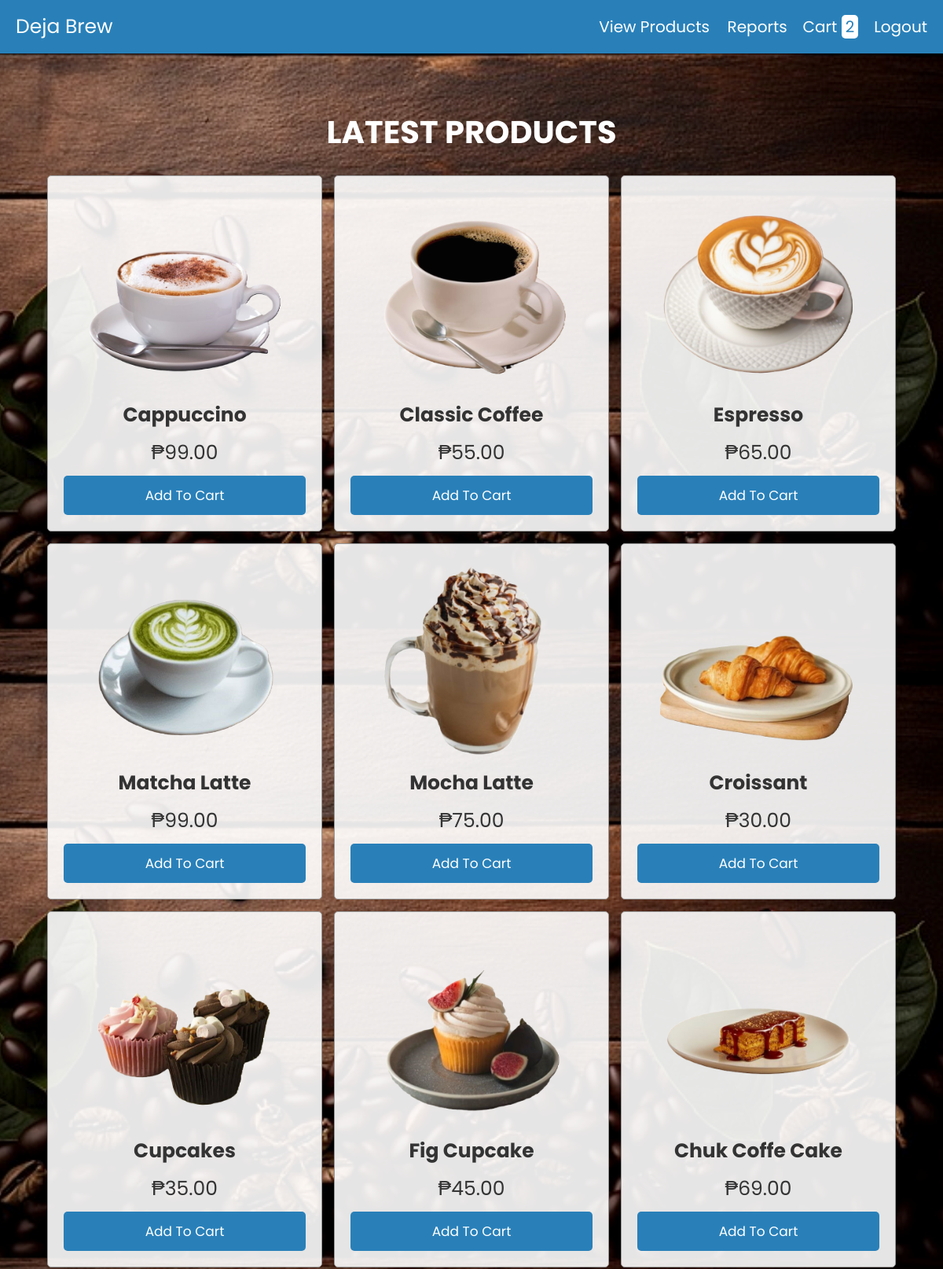
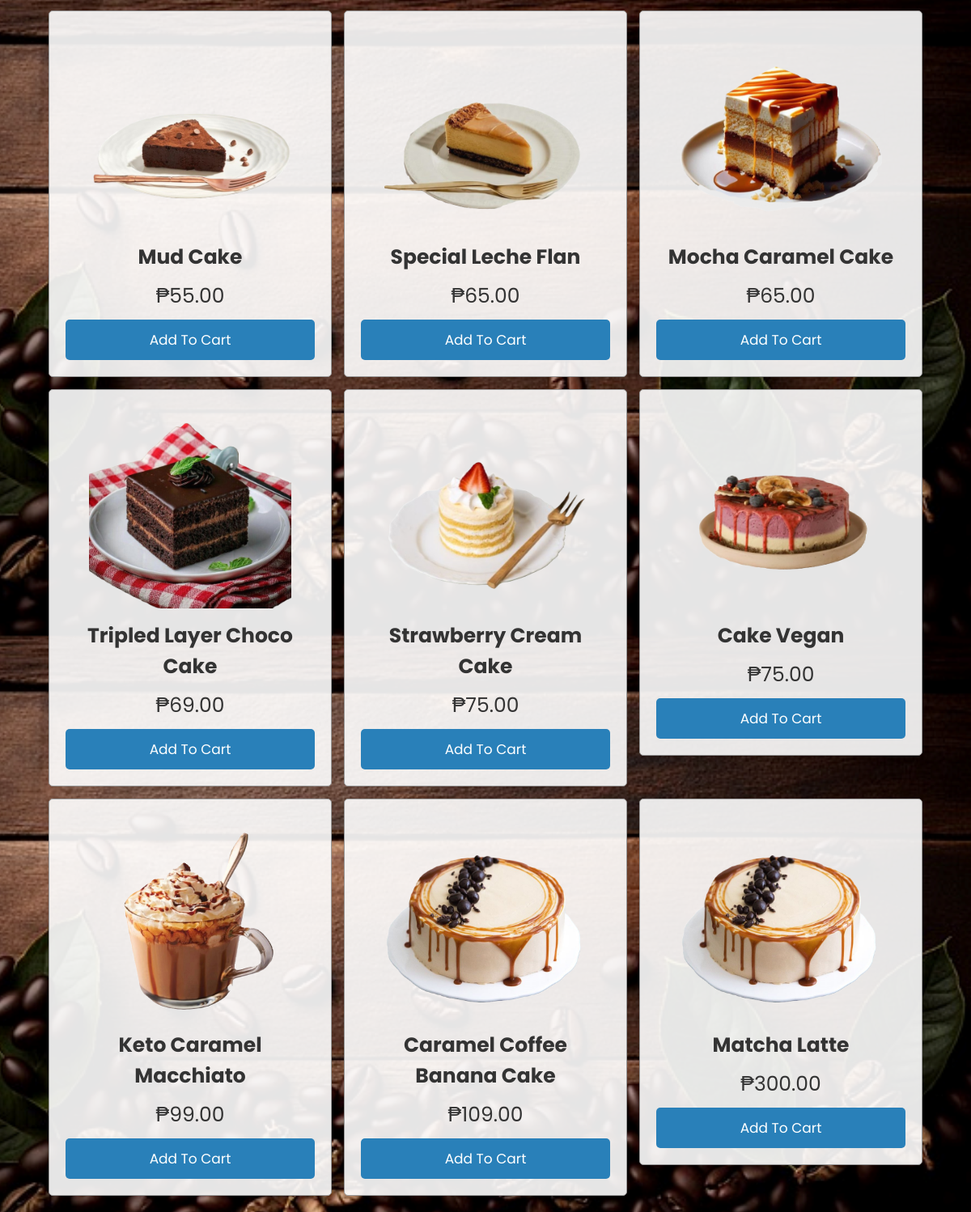
/products.php, run on the app's committed database (2 pictures, top to bottom).
### tables this page shows
CREATE TABLE `products` (
  `id` int(255) NOT NULL,
  `name` varchar(255) NOT NULL,
  `price` varchar(255) NOT NULL,
  `image` varchar(255) NOT NULL
);

### products.php (the view, shortened to what this page needs)
<?php
@include 'config.php';
?>
<!DOCTYPE html>
<html lang="en">
<head>
   <link rel="stylesheet" href="https://cdnjs.cloudflare.com/ajax/libs/font-awesome/6.0.0/css/all.min.css">
   <link rel="stylesheet" href="css/style.css">
</head>
<body>
<?php include 'header.php'; ?>
<div class="container">
<section class="products">
   <h1 class="heading">latest products</h1>
   <div class="box-container">
      <?php
      $select_products = mysqli_query($conn, "SELECT * FROM `products`");
      if(mysqli_num_rows($select_products) > 0){
         while($fetch_product = mysqli_fetch_assoc($select_products)){
      ?>
      <form action="" method="post">
         <div class="box">
            <img src="uploaded_img/<?php echo $fetch_product['image']; ?>" alt="">
            <h3><?php echo $fetch_product['name']; ?></h3>
            <div class="price">₱<?php echo $fetch_product['price']; ?>.00</div>
            <input type="submit" class="btn" value="add to cart" name="add_to_cart">
         </div>
      </form>
      <?php
         };
      };
      ?>
   </div>
</section>
</div>
</body>
</html>

### header.php (shortened to what this page needs)
<header class="header">
   <div class="flex">
      <a href="#" class="logo">Deja Brew</a>
      <nav class="navbar">
         <a href="products.php">view products</a>
         <a href="report.php">reports</a>
      </nav>
      <?php
      $customer_id = isset($_SESSION['latest_customer_id']) ? $_SESSION['latest_customer_id'] : 0;
      $select_rows = mysqli_query($conn, "SELECT * FROM `carts` WHERE customer_id = '$customer_id'") or die('query failed');
      $row_count = mysqli_num_rows($select_rows);
      ?>
      <a href="cart.php" class="cart">cart <span><?php echo $row_count; ?></span></a>
      <nav class="navbarL">
         <a href="logout.php">Logout</a>
      </nav>
   </div>
</header>

### css/style.css (style rules this page uses)
:root { --blue:#2980b9; --red:tomato; --orange:orange; --black:#333; --white:#fff; --bg-color:#eee; --dark-bg:rgba(0,0,0,.7); --box-shadow:0 .5rem 1rem rgba(0,0,0,.1); --border:.1rem solid #999; }
* { font-family: 'Poppins', sans-serif; margin:0; padding:0; box-sizing: border-box; outline: none; border:none; text-decoration: none; text-transform: capitalize; }
html { font-size: 62.5%; overflow-x: hidden; }
.container { max-width: 1200px; margin:0 auto; }
.container h1 { padding-top: 50px; padding-bottom: 5px; padding-left: 30px; padding-right: 30px; color: #fff; text-align: center; font-size: 40px; text-transform: uppercase; }
section { padding:2rem; }
.heading { text-align: center; font-size: 3.5rem; text-transform: uppercase; color:var(--black); margin-bottom: 2rem; }
.btn, .option-btn, .delete-btn { display: block; width: 100%; text-align: center; background-color: var(--blue); color:var(--white); font-size: 1.7rem; padding:1.2rem 3rem; border-radius: .5rem; cursor: pointer; margin-top: 1rem; }
.header { background-color: var(--blue); position: sticky; top:0; left:0; z-index: 1000; }
.header .flex { display: flex; align-items: center; padding:1.5rem 2rem; max-width: 12000px; margin:0 auto; }
.header .flex .logo { margin-right: auto; font-size: 2.5rem; color:var(--white); }
.header .flex .navbar a { margin-left: 2rem; font-size: 2rem; color:var(--white); }
.header .flex .navbarL a { margin-left: 2rem; font-size: 2rem; color:var(--white); }
.header .flex .cart { margin-left: 2rem; font-size: 2rem; color:var(--white); }
.header .flex .cart span { padding:.1rem .5rem; border-radius: .5rem; background-color: var(--white); color:var(--blue); font-size: 2rem; }
.products .box-container { display: grid; grid-template-columns: repeat(auto-fit, 35rem); gap:1.5rem; justify-content: center; }
.products .box-container .box { text-align: center; padding:2rem; background-color: #ffffffe5; box-shadow: var(--box-shadow); border:var(--border); border-radius: .5rem; }
.products .box-container .box img { height: 25rem; }
.products .box-container .box h3 { margin:1rem 0; font-size: 2.5rem; color:var(--black); }
.products .box-container .box .price { font-size: 2.5rem; color:var(--black); }

### products.php (style rules this page uses)
body { background-image: url('images_a/background1.png'); height: 100vh; background-size: cover; background-position: center; }

### data on the page
products: image (picture), name "Cappuccino", price "99"
products: image (picture), name "Classic Coffee", price "55"
products: image (picture), name "Espresso", price "65"
products: image (picture), name "Matcha Latte", price "99"
products: image (picture), name "Mocha Latte", price "75"
products: image (picture), name "Croissant", price "30"
products: image (picture), name "Cupcakes", price "35"
products: image (picture), name "Fig Cupcake", price "45"
products: image (picture), name "Chuk Coffe Cake", price "69"
products: image (picture), name "Mud Cake", price "55"
products: image (picture), name "Special Leche Flan", price "65"
products: image (picture), name "Mocha Caramel Cake", price "65"
products: image (picture), name "Tripled Layer Choco Cake", price "69"
products: image (picture), name "Strawberry Cream Cake", price "75"
products: image (picture), name "Cake Vegan", price "75"
products: image (picture), name "Keto Caramel Macchiato", price "99"
products: image (picture), name "Caramel Coffee Banana Cake", price "109"
products: image (picture), name "Matcha Latte", price "300"

### other printed values
$row_count "2"
